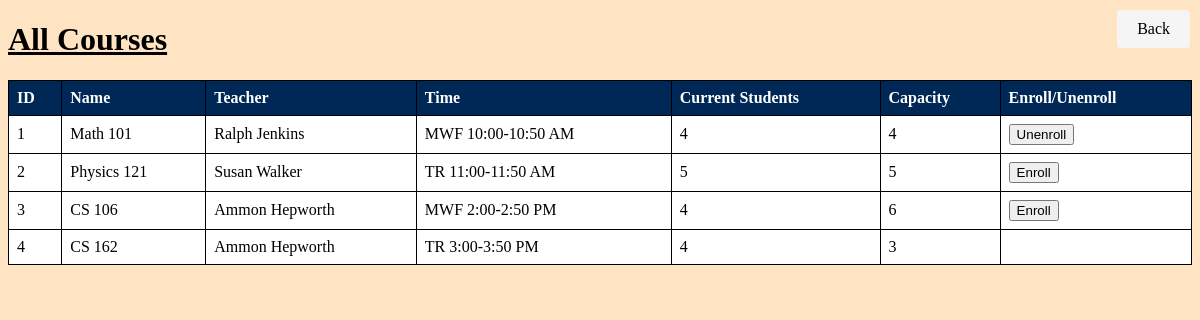
Screenshot of /all-courses (signed in) with the database file from the repository.
### login_example.py (models this page shows)
class Course(db.Model):
    id = db.Column(db.Integer, primary_key=True)
    name = db.Column(db.String(100), nullable=False)
    teacher = db.Column(db.String(100), nullable=False)
    time = db.Column(db.String(100), nullable=False)
    current_students = db.Column(db.Integer, default=0)
    capacity = db.Column(db.Integer, nullable=False)
    users = db.relationship("User", secondary="user_course" ,backref="Course")
    grades = db.relationship("Grade", backref="Course")

### login_example.py (the view)
@app.route('/all-courses')
@login_required
def all_courses():
    courses = Course.query.all()
    user = User.query.filter_by(username=current_user.username).first()
    return render_template('all_courses.html', courses=courses, user = user)

### login_example.py (called while the page is built)
@login_manager.user_loader
def load_user(user_id):
    return User.query.get(int(user_id))

### templates/all_courses.html (shortened to what this page needs)
<!DOCTYPE html>
<html lang="en">
<head>
</head>
<body>
    <h1>All Courses</h1>
    <table>
        <thead>
            <tr>
                <th>ID</th>
                <th>Name</th>
                <th>Teacher</th>
                <th>Time</th>
                <th>Current Students</th>
                <th>Capacity</th>
                <th>Enroll/Unenroll</th>
            </tr>
        </thead>
        <tbody>
            {% for course in courses %}
            <tr>
                <td>{{ course.id }}</td>
                <td>{{ course.name }}</td>
                <td>{{ course.teacher }}</td>
                <td>{{ course.time }}</td>
                <td>{{ course.current_students }}</td>
                <td>{{ course.capacity }}</td>
                <td>
                    <form action="/enroll_course" method="POST">
                    {% if course.current_students <= course.capacity or user in course.users%}
                        {% if user in course.users %}
                            <button type="submit">Unenroll</button>
                        {% else %}
                            <button type="submit">Enroll</button>
                        {% endif %}
                    {% endif %}
                    </form>
                </td>
            </tr>
            {% endfor %}
        </tbody>
    </table>
    <a href="{{ url_for('courses') }}" class="back">Back</a>
</body>
</html>

### templates/all_courses.html (style rules this page uses)
table { border-collapse: collapse; width: 100%; background-color: white; }
th, td { border: 1px solid black; text-align: left; padding: 8px; }
th { background-color: #002856; color: white; }
tr:nth-child(even) { background-color: white; }
a { color: #002856; text-decoration: none; }
.back { position: fixed; top: 10px; right: 10px; padding: 10px 20px; background-color: whitesmoke; color: black; text-decoration: none; border-radius: 4px; }
body { background-color: bisque; }
h1 { text-decoration: underline; }

### rows the page displays
Course: id "1", name "Math 101", teacher "Ralph Jenkins", time "MWF 10:00-10:50 AM", current_students "4", capacity "4", shows "Unenroll"
Course: id "2", name "Physics 121", teacher "Susan Walker", time "TR 11:00-11:50 AM", current_students "5", capacity "5", shows "Enroll"
Course: id "3", name "CS 106", teacher "Ammon Hepworth", time "MWF 2:00-2:50 PM", current_students "4", capacity "6", shows "Enroll"
Course: id "4", name "CS 162", teacher "Ammon Hepworth", time "TR 3:00-3:50 PM", current_students "4", capacity "3"
